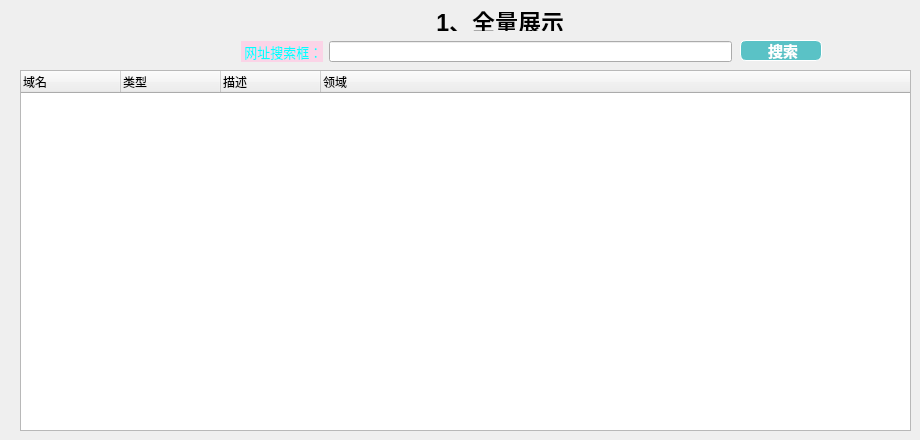
    <widget class="QWidget" name="page_3">
     <property name="styleSheet">
      <string notr="true"/>
     </property>
     <widget class="QLabel" name="label_2">
      <property name="geometry">
       <rect>
        <x>-10</x>
        <y>10</y>
        <width>641</width>
        <height>21</height>
       </rect>
      </property>
      <property name="font">
       <font>
        <pointsize>17</pointsize>
        <bold>true</bold>
       </font>
      </property>
      <property name="text">
       <string>                                                                      1、全量展示</string>
      </property>
     </widget>
     <widget class="QTreeWidget" name="treeWidget_2">
      <property name="geometry">
       <rect>
        <x>20</x>
        <y>70</y>
        <width>891</width>
        <height>361</height>
       </rect>
      </property>
      <column>
       <property name="text">
        <string>域名</string>
       </property>
      </column>
      <column>
       <property name="text">
        <string>类型</string>
       </property>
      </column>
      <column>
       <property name="text">
        <string>描述</string>
       </property>
      </column>
      <column>
       <property name="text">
        <string>领域</string>
       </property>
      </column>
     </widget>
     <widget class="QPushButton" name="sure_7">
      <property name="geometry">
       <rect>
        <x>740</x>
        <y>40</y>
        <width>82</width>
        <height>21</height>
       </rect>
      </property>
      <property name="minimumSize">
       <size>
        <width>82</width>
        <height>0</height>
       </size>
      </property>
      <property name="styleSheet">
       <string notr="true">QPushButton {
	border: 0.5px solid white;
	border-radius: 6px;
	background-color: rgb(90, 194, 198);
	min-width: 80px;
	font-family: &quot;Times New Roman&quot;;
	font-size: 11pt;
	font-weight: bold;
	color: white;
}

QPushButton:hover {
	border: 0.5px solid white;
	border-radius: 6px;
	background-color: #1fab89;
	min-width: 80px;
	font-family: &quot;Times New Roman&quot;;
	font-size: 10pt;
	font-weight: bold;
	color: white;
}</string>
      </property>
      <property name="text">
       <string> 搜索</string>
      </property>
     </widget>
     <widget class="QWidget" name="">
      <property name="geometry">
       <rect>
        <x>241</x>
        <y>41</y>
        <width>491</width>
        <height>21</height>
       </rect>
      </property>
      <layout class="QHBoxLayout" name="horizontalLayout_2">
       <item>
        <widget class="QLabel" name="keyword_2">
         <property name="font">
          <font>
           <family>Microsoft New Tai Lue</family>
           <pointsize>10</pointsize>
           <italic>false</italic>
           <bold>false</bold>
          </font>
         </property>
         <property name="autoFillBackground">
          <bool>false</bool>
         </property>
         <property name="styleSheet">
          <string notr="true">color: qlineargradient(spread:pad, x1:0, y1:0, x2:1, y2:0, stop:0 rgba(0, 0, 0, 255), stop:1 rgba(255, 255, 255, 255));
color: rgba(0, 255, 255, 250);
background-color: rgb(251, 212, 231);
font: 14qt &quot;Microsoft New Tai Lue&quot;;</string>
         </property>
         <property name="text">
          <string> 网址搜索框：</string>
         </property>
        </widget>
       </item>
       <item>
        <widget class="QLineEdit" name="urlInput"/>
       </item>
      </layout>
     </widget>
    </widget>
